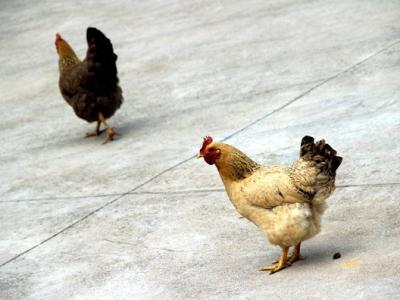
#> input picture dataset/test/3_rooster/rooster_04.jpg, 400 x 300 px
$ python edge2.py
#> lines starting #> are read from the running program, lines starting #| are printed output that depends on the picture; after the words box and inside, x2 and y2 are one past the last pixel; in counts of white or black regions, pixels touching at a corner belong together
# calculate numbers of edge image's non-zero pixel
import cv2
import numpy as np

# Load and preprocess the image
image_path = '../dataset/test/3_rooster/rooster_04.jpg'

# Load the image
image = cv2.imread(image_path, 0)
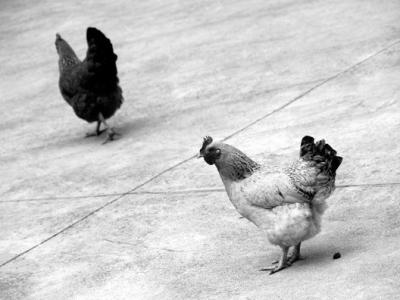
#> image: shape (300, 400); min 0, max 255, mean 199.9

# Apply edge detection
threshold1 = 100
threshold2 = 150
edges = cv2.Canny(image, threshold1, threshold2)
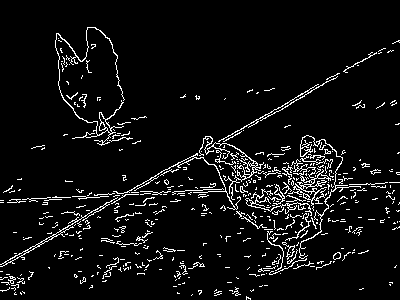
#> edges: shape (300, 400); 6.2% white in thin lines or dots

# Calculate the number of non-zero pixels
non_zero_pixels = np.count_nonzero(edges)
#> non_zero_pixels = 7415

# Print the result
print("Number of non-zero pixels in the edge image:", non_zero_pixels)
#| Number of non-zero pixels in the edge image: 7415

cv2.imshow('edge image', edges)
cv2.waitKey(0)
cv2.destroyAllWindows()

$ run again, with dataset/test/3_rooster/rooster_01.jpg copied over dataset/test/3_rooster/rooster_04.jpg
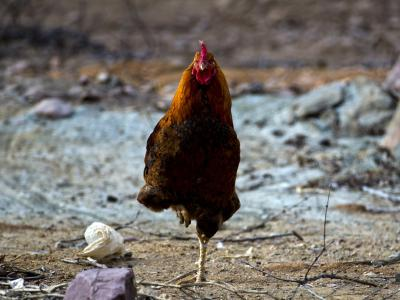
#> input picture dataset/test/3_rooster/rooster_01.jpg, 400 x 300 px
#> `image = cv2.imread(image_path, 0)`:
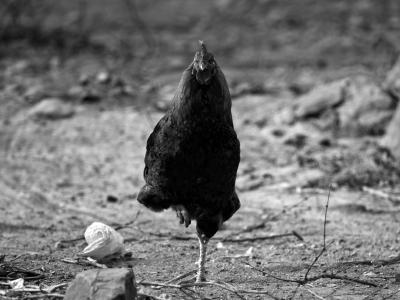
#> image: shape (300, 400); min 0, max 255, mean 113.8
#> `edges = cv2.Canny(image, threshold1, threshold2)`:
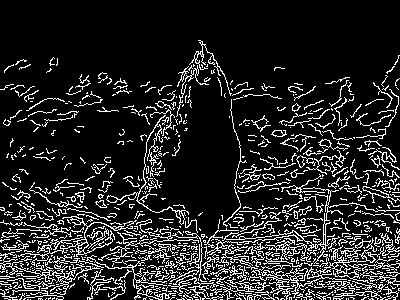
#> edges: shape (300, 400); 14.6% white in thin lines or dots, all inside (x1, y1, x2, y2) = (0, 40, 400, 300)
#> non_zero_pixels = 17522
#| Number of non-zero pixels in the edge image: 17522

$ run again, with dataset/test/3_rooster/rooster_02.jpg copied over dataset/test/3_rooster/rooster_04.jpg
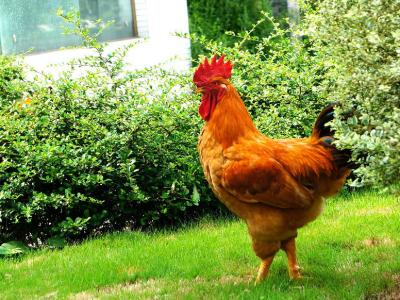
#> input picture dataset/test/3_rooster/rooster_02.jpg, 400 x 300 px
#> `image = cv2.imread(image_path, 0)`:
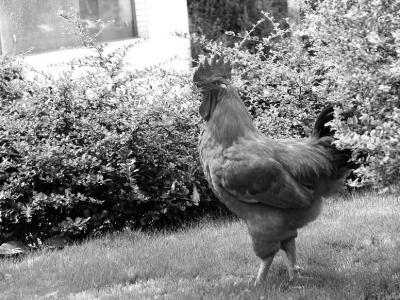
#> image: shape (300, 400); min 0, max 255, mean 132.1
#> `edges = cv2.Canny(image, threshold1, threshold2)`:
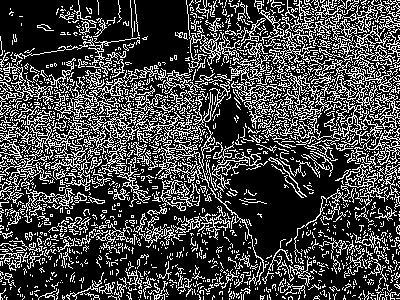
#> edges: shape (300, 400); 26.8% white in thin lines or dots
#> non_zero_pixels = 32216
#| Number of non-zero pixels in the edge image: 32216

$ run again, with dataset/test/3_rooster/rooster_03.jpg copied over dataset/test/3_rooster/rooster_04.jpg
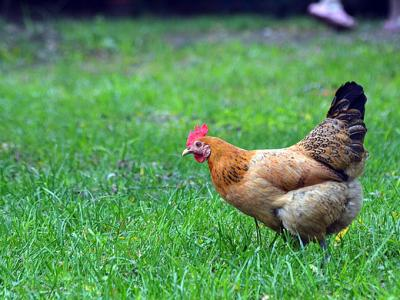
#> input picture dataset/test/3_rooster/rooster_03.jpg, 400 x 300 px
#> `image = cv2.imread(image_path, 0)`:
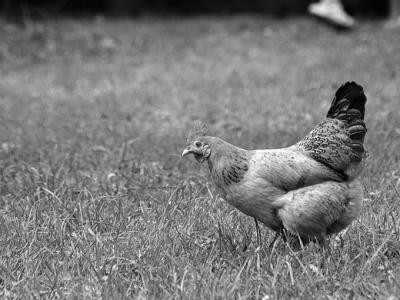
#> image: shape (300, 400); min 0, max 255, mean 121.6
#> `edges = cv2.Canny(image, threshold1, threshold2)`:
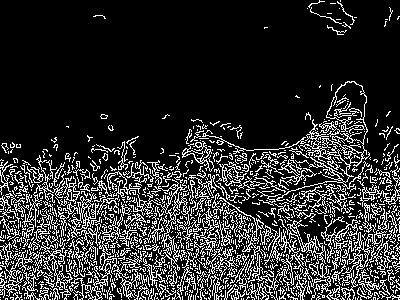
#> edges: shape (300, 400); 18.3% white in thin lines or dots
#> non_zero_pixels = 21926
#| Number of non-zero pixels in the edge image: 21926
